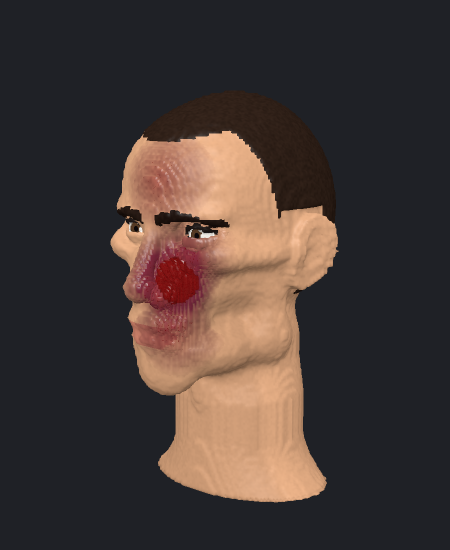
#> input picture Unity/Shots/anatomy-b5/b7/f15-3q.png, 900 x 1100 px, given in place of f15-side.png, which was not available (shown at 1/2 size)
$ python sheet.py
#> lines starting #> are read from the running program, lines starting #| are printed output that depends on the picture
# Листы снимков части 8: python sheet.py → пары pair-*.png (до | после) и full-lite.png (полный | упрощённый шейдер) в этой папке.
# Кадры: before/ (HEAD до части 8), after/, after-lite/ — AnatShotsB5.Run(tag, root: "Shots/anatomy-b8", more: true[, lite: true]).
import os
from PIL import Image, ImageDraw, ImageFont

D = os.path.dirname(os.path.abspath(__file__))
PAIRS = {"1-swell": ["f15-side", "f15-swell", "f70-side", "f70-swell"], "2-blood": ["f40-3q", "f40-blood", "f70-front", "f70-blood"],
         "3-stump": ["5-stump-3q", "5-stump-top", "5-stump-close"], "0-fight": ["f15-front", "f40-3q", "f70-3q"]}
LITE = ["f40-3q", "f70-bruise", "3-vault-brain-close", "2-face-crack0", "5-stump-close"]
try: FONT = ImageFont.truetype("arial.ttf", 22)
except OSError: FONT = ImageFont.load_default()

def tile(path, w, label):
#> called with w = 450, label = 'до f15-side'
    im = Image.open(path).convert("RGB"); im = im.resize((w, int(im.height * w / im.width)))
#> in tile, im is the input picture: PIL image 900x1100 RGB; mean R, G, B 68.4, 57, 53.4
#> after `im = im.resize((w, int(im.height * w / im.width)))`:
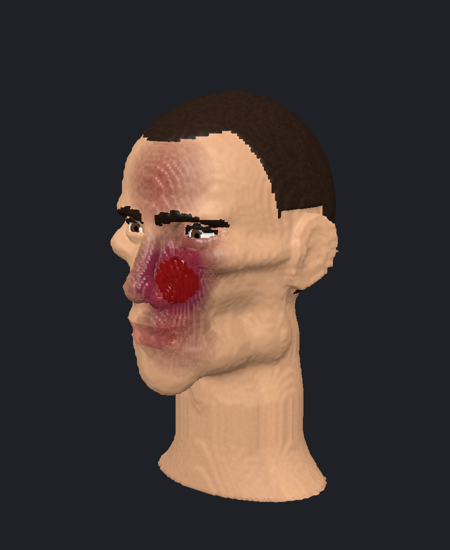
#> im: PIL image 450x550 RGB; mean R, G, B 68.4, 57, 53.4
    ImageDraw.Draw(im).text((8, 6), label, fill=(255, 255, 255), font=FONT)
    return im

def grid(ims, cols):
    w, h = ims[0].width, max(i.height for i in ims); rows = (len(ims) + cols - 1) // cols
    out = Image.new("RGB", (w * cols, h * rows), (20, 20, 24))
    for k, im in enumerate(ims): out.paste(im, ((k % cols) * w, (k // cols) * h))
    return out

for name, shots in PAIRS.items():
    ims = []
    for n in shots: ims += [tile(os.path.join(D, "before", n + ".png"), 450, "до " + n), tile(os.path.join(D, "after", n + ".png"), 450, "после " + n)]
#> call 2 of tile, with w = 450, label = 'после f15-side'
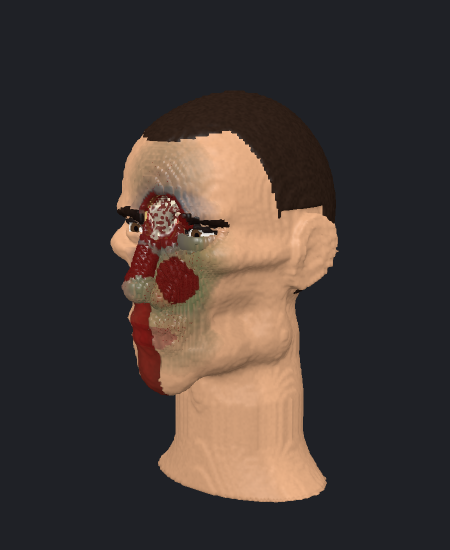
#> input picture Unity/Shots/anatomy-b5/b7/f70-3q.png, 900 x 1100 px, given in place of f15-side.png, which was not available (shown at 1/2 size)
#> in tile, im is the input picture: PIL image 900x1100 RGB; mean R, G, B 66.7, 56.8, 52.8
#> in tile (call 2), `im = im.resize((w, int(im.height * w / im.width)))`:
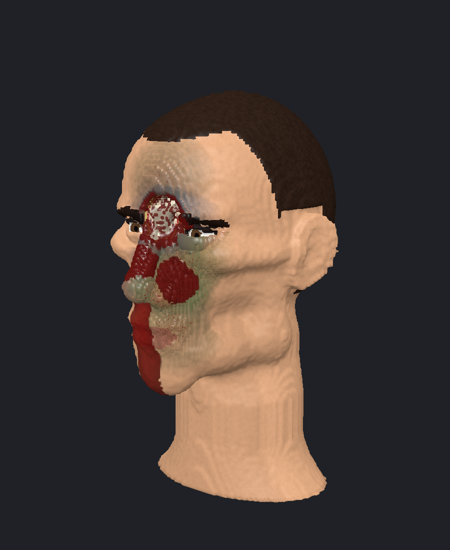
#> im: PIL image 450x550 RGB; mean R, G, B 66.7, 56.8, 52.8
#> (the run stopped early here; a loop or call above may not have finished)
